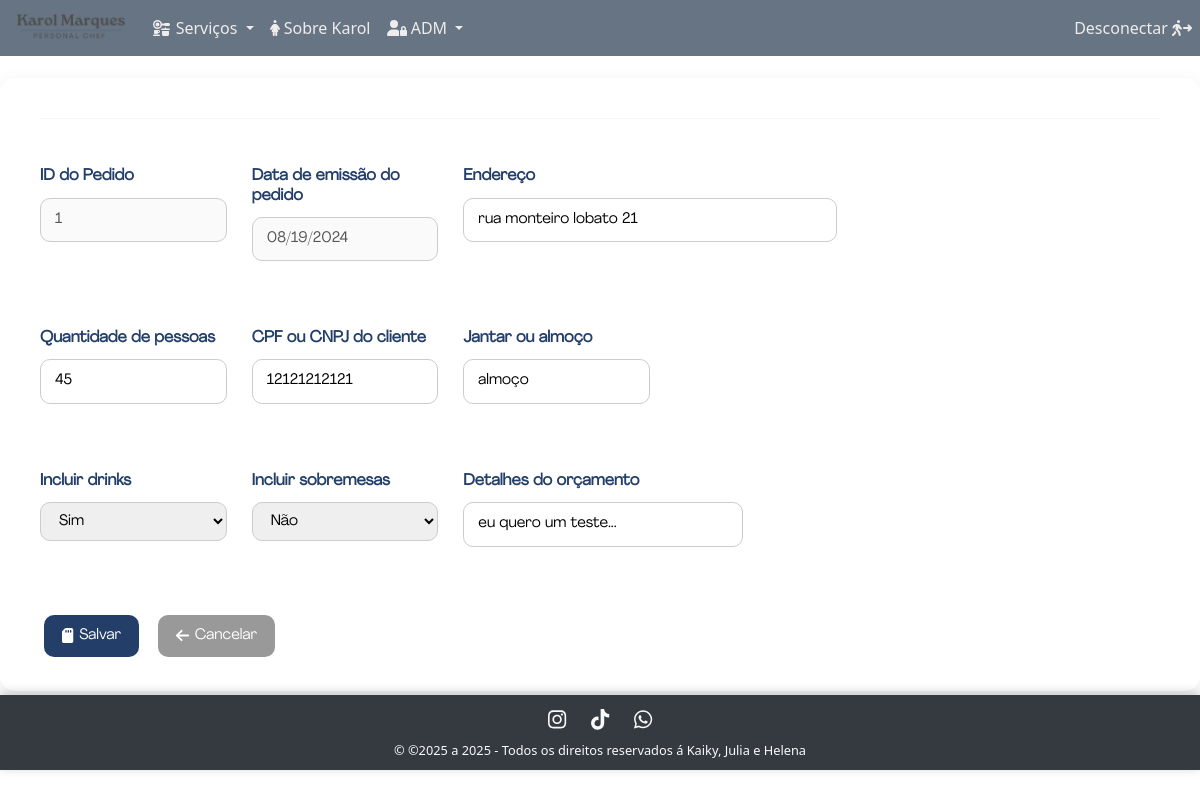
Before: /admin/jantares/edit.php?id_jan=1 (signed in) with the older database file.
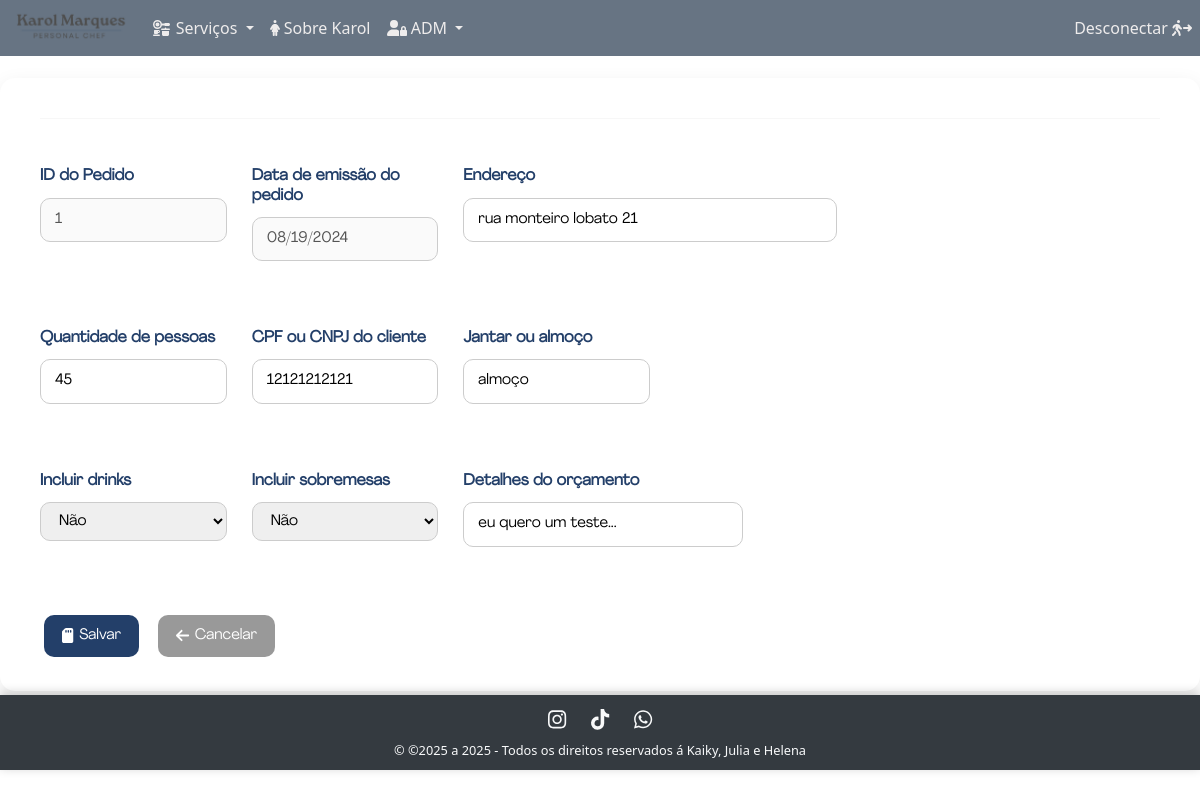
After: the same page with the newer database file.
### tables this page shows
CREATE TABLE tab_orcamento_jantar (
  id_jan INT NOT NULL AUTO_INCREMENT PRIMARY KEY,
  endereco VARCHAR(50) NOT NULL,
  quantidade_pessoas INT NOT NULL,
  data_do_evento DATETIME NOT NULL,
  jantar_ou_almoco VARCHAR(8) NOT NULL,
  drinks BOOLEAN NOT NULL,
  sobremesas BOOLEAN NOT NULL,
  detalhes_jan VARCHAR(1500) NOT NULL,
  data_do_orcamento_jan DATETIME NOT NULL,
  cpf_cnpj_usuario VARCHAR(14) NOT NULL,
  CONSTRAINT fk_orcamento_jantar_usuario 
    FOREIGN KEY (cpf_cnpj_usuario) REFERENCES tab_usuarios(cpf_cnpj)
);

### admin/jantares/functions.php (called while the page is built, shortened)
<?php
function view($id_jan = null)
{
    $db = open_database();
    try {
        $stmt = $db->prepare('SELECT * FROM tab_orcamento_jantar WHERE id_jan = :id_jan');
        $stmt->bindParam(':id_jan', $id_jan, PDO::PARAM_INT);
        $stmt->execute();
        $jantar = $stmt->fetch(PDO::FETCH_ASSOC);
    } catch (PDOException $e) {
        echo 'Erro ao visualizar orçamentos de jantares: ' . $e->getMessage();
    }
}

### admin/jantares/edit.php (the view, shortened to what this page needs)
<?php
include("functions.php");
$id_jan = $_GET['id_jan'];
view($id_jan);
?>
<h2>Atualizar orçamento</h2>
<form class="form-edit-jan" action="edit.php?id_jan=<?php echo $jantar['id_jan']; ?>" method="post" enctype="multipart/form-data">
    <hr>
    <div class="form-edit-row mb-5 mt-5">
        <div class="form-edit-group col-md-2">
            <label><h6>ID do Pedido</h6></label>
            <input type="text" class="form-edit-control" value="<?php echo $jantar['id_jan']; ?>" disabled>
        </div>
        <div class="form-edit-group col-md-2">
            <label><h6>Data de emissão do pedido</h6></label>
            <input type="date" class="form-edit-control" value="<?php echo date('Y-m-d', strtotime($jantar['data_do_orcamento_jan'])); ?>" disabled>
        </div>
        <div class="form-edit-group col-md-4">
            <label><h6>Endereço</h6></label>
            <input type="text" class="form-edit-control" name="jantar[endereco]" value="<?php echo $jantar['endereco']; ?>" required>
        </div>
    </div>
    <div class="form-edit-row mb-5 mt-5">
        <div class="form-edit-group col-md-2">
            <label><h6>Quantidade de pessoas</h6></label>
            <input type="text" class="form-edit-control" name="jantar[quantidade_pessoas]" value="<?php echo $jantar['quantidade_pessoas']; ?>" required>
        </div>
        <div class="form-edit-group col-md-2">
            <label><h6>CPF ou CNPJ do cliente</h6></label>
            <input type="text" class="form-edit-control" name="jantar[cpf_cnpj_usuario]" value="<?php echo $jantar['cpf_cnpj_usuario']; ?>" required>
        </div>
        <div class="form-edit-group col-md-2">
            <label><h6>Jantar ou almoço</h6></label>
            <input type="text" class="form-edit-control" name="jantar[jantar_ou_almoco]" value="<?php echo $jantar['jantar_ou_almoco']; ?>" required>
        </div>
    </div>
    <div class="form-edit-row mb-5 mt-5">
        <div class="form-edit-group col-md-2">
            <label><h6>Incluir drinks</h6></label>
            <select class="form-edit-control" name="jantar[drinks]">
                <option value="1" <?php echo $jantar['drinks'] ? 'selected' : ''; ?>>Sim</option>
                <option value="0" <?php echo !$jantar['drinks'] ? 'selected' : ''; ?>>Não</option>
            </select>
        </div>
        <div class="form-edit-group col-md-2">
            <label><h6>Incluir sobremesas</h6></label>
            <select class="form-edit-control" name="jantar[sobremesas]">
                <option value="0" <?php echo !$jantar['sobremesas'] ? 'selected' : ''; ?>>Não</option>
            </select>
        </div>
        <div class="form-edit-group col-md-3">
            <label><h6>Detalhes do orçamento</h6></label>
            <input type="text" class="form-edit-control" name="jantar[detalhes_jan]" value="<?php echo $jantar['detalhes_jan']; ?>" required>
        </div>
    </div>
    <div class="col-md-12 mt-2">
        <button type="submit" class="btn-crud btn-edit mb-1">
            <i class="fa-solid fa-sd-card"></i> Salvar
        </button>
        <a href="index.php" class="btn-crud btn-delete">
            <i class="fa-solid fa-arrow-left"></i> Cancelar
        </a>
    </div>
</form>

Changed rows visible on the page:
changed tab_orcamento_jantar "rua monteiro lobato 21": drinks "Sim" → "Não"
